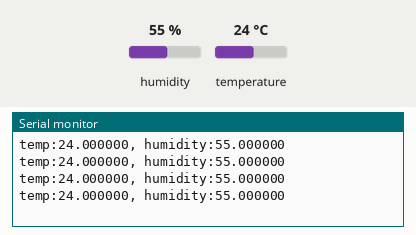
A sketch run on a simulated ESP32. Parts: the last lines printed to the serial monitor. The test bench sets the inputs (shaded band); at power-on: humidity 55 %, temperature 24 °C.

Above: at 4.8 s.
4.9 s: humidity set to 22 %
At 8.7 s:
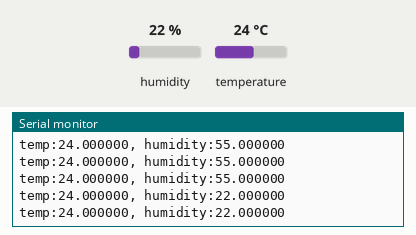
8.9 s: temperature set to 12 °C
At 9.8 s:
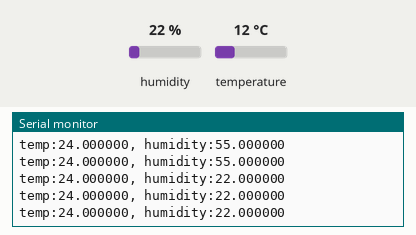
12.9 s: humidity set to 40 %
At 13.7 s:
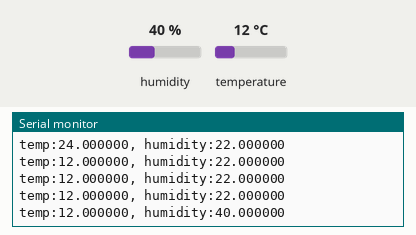
Timing chart, 0 to 15.9 s (numbered marks = the images above; inputs shaded):
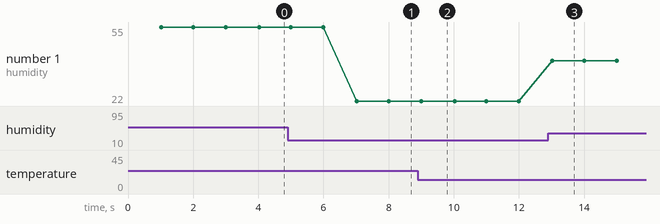

The sketch:

dht11.ino
```cpp
#include "DHT.h"

#define pin 33
#define DHTTYPE DHT11

DHT dht11(pin, DHTTYPE);

volatile SemaphoreHandle_t timerSemaphore;
hw_timer_t *timer1 = NULL;
portMUX_TYPE timerMUX = portMUX_INITIALIZER_UNLOCKED;

float humidity = 0.0f;
float temp = 0.0f;
char str[30];

void IRAM_ATTR onTimer1()
{
	portENTER_CRITICAL_ISR(&timerMUX);
	xSemaphoreGiveFromISR(timerSemaphore, NULL);
	portEXIT_CRITICAL_ISR(&timerMUX);
}

void setup() {
	Serial.begin(115200);
	dht11.begin();
	timerSemaphore = xSemaphoreCreateBinary();
	timer1 = timerBegin(0, 80, true);
	timerAttachInterrupt(timer1, &onTimer1, true);
	timerAlarmWrite(timer1, 1000000, true);
	timerAlarmEnable(timer1);
}

void loop() {
	if(xSemaphoreTake(timerSemaphore, 0) == pdTRUE){
		temp = dht11.readTemperature();
		humidity = dht11.readHumidity();
		sprintf(str, "temp:%f, humidity:%f", temp, humidity);
		Serial.println(str);
	}
}
```

Measured:
- after the input at 4.9 s, the serial monitor: prints a new line after 2.1 s (image 1)
- after the input at 12.9 s, the serial monitor: prints a new line after 0.12 s (image 3)
- plotted number 1: 55 → 22 after the input at 4.9 s, 22 → 40 after the input at 12.9 s
